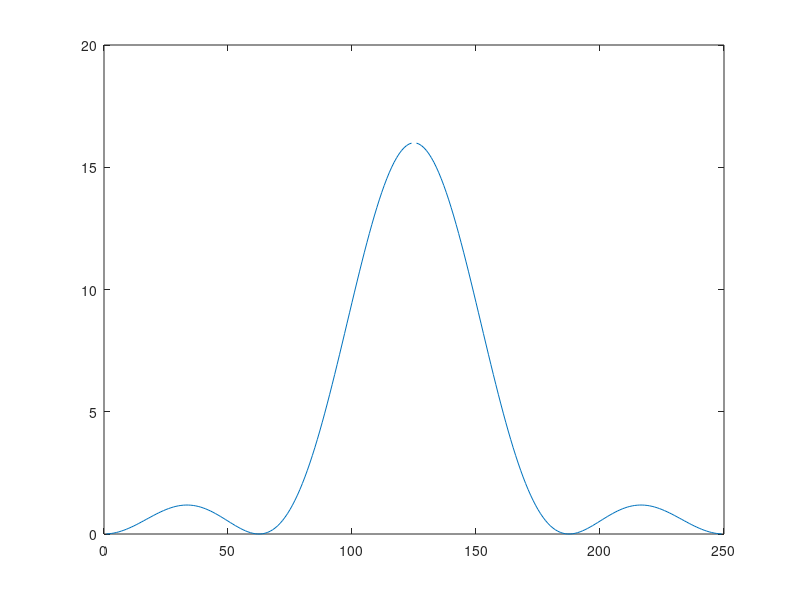
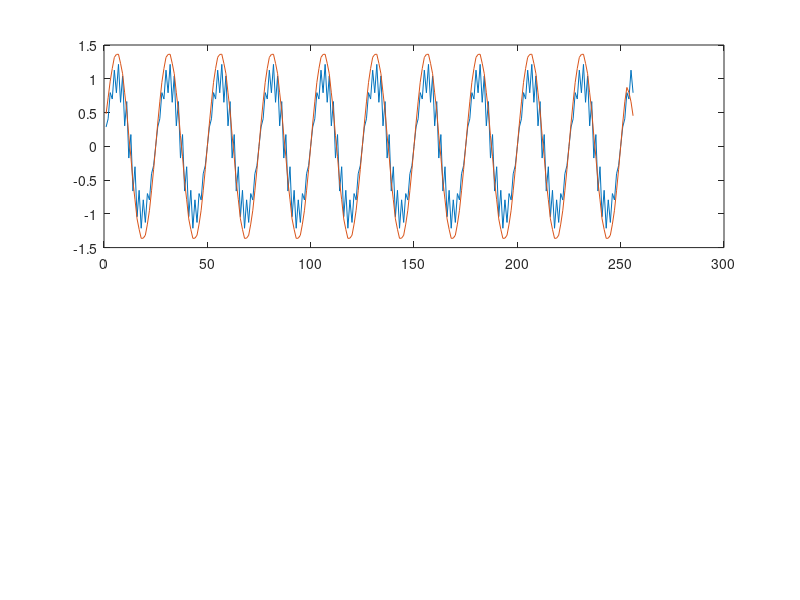

These charts were generated, in order, by the following MATLAB code: (Note: this script raises an error after producing the figures.)
% sinc function in Lumley paper 

k=3;
dt=0.004;
dt=0.004;
w=-124:124;
w=2*pi*w;
G=((sin(w*dt*(k+1)/2)).^2)./((sin(w*dt/2)).^2);
figure(1);
plot(G);
figure(gcf);


%filter in t
n = 5;
k = (n-1)/2;
a=[ones(1,n)];

N=256;
t=1:N;
m=(length(a)-1)/2;
x=rand(1,N);
x=sin(2*pi*t*10*dt)+0.3*sin(2*pi*t*120*dt);

y=conv(x,a);
z=y(k:k+N-1);
 

y=conv(z(end:-1:1),a);
z=y(k+N-1:-1:k);

z=z/((2*k)*(2*k));

    

%z=deconv(y,b);
figure(2);
subplot(211);plot(t,x,t,z);
f=freqaxis(dt,N);
subplot(212);plot(f,fftshift(abs(fft(x))),f,fftshift(abs(fft(z))));


% straight convolution
a=ones(1,n);
y=conv(x,a);
zc=y(k+1:k+N);
zc=zc/(n-2);
figure(3)
subplot(211);plot(t,x,t,zc);
subplot(212);plot(f,fftshift(abs(fft(x))),f,fftshift(abs(fft(zc))));

%comparison with Claerbout convbox
yc=boxcarClaerbout(n,N,x);


zc2=boxcarRec(n,N,x);
figure(4)
subplot(111);plot(t,x,t,zc,t,yc,t,zc2,'-o');

return;
figure(3)
k=0;plot(fftshift(abs(fft([-1 zeros(1,k) 2 zeros(1,k) -1 zeros(1,100)]))));pause;
k=1;plot(fftshift(abs(fft([-1 zeros(1,k) 2 zeros(1,k) -1 zeros(1,100)]))));pause;
k=2;plot(fftshift(abs(fft([-1 zeros(1,k) 2 zeros(1,k) -1 zeros(1,100)]))));pause;
k=3;plot(fftshift(abs(fft([-1 zeros(1,k) 2 zeros(1,k) -1 zeros(1,100)]))));pause;


    
